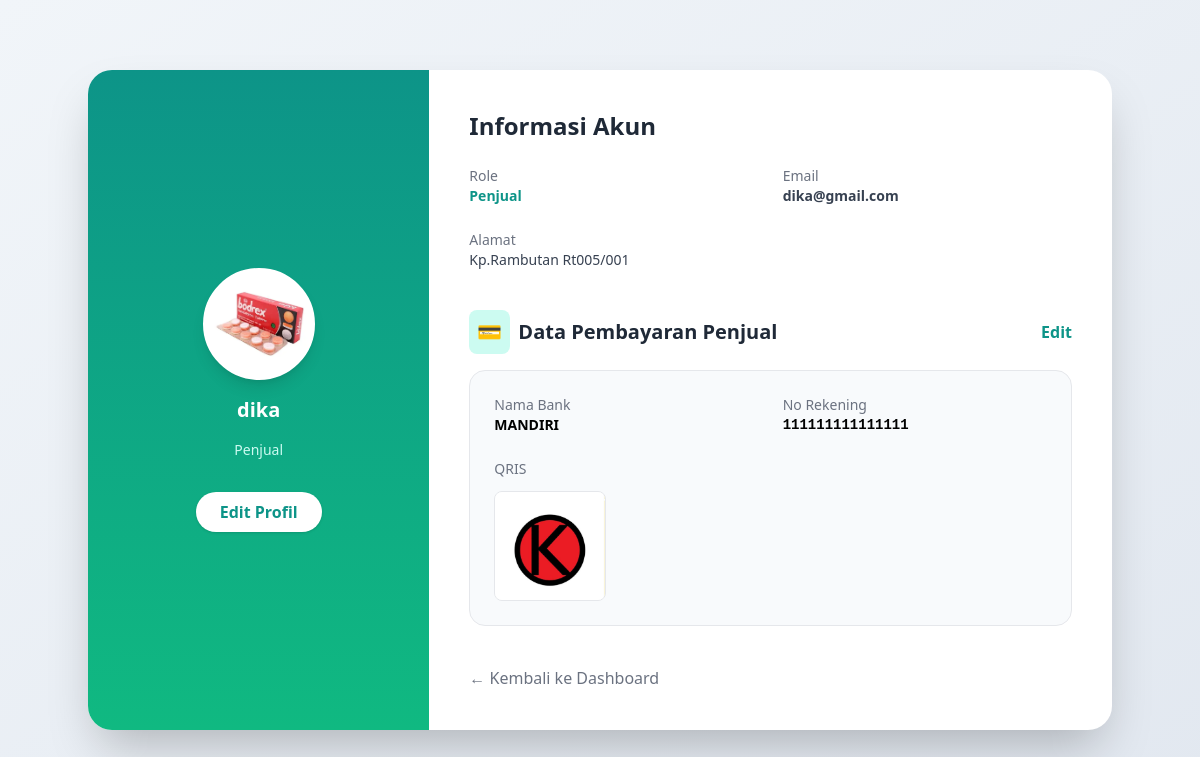
The app's page /profile.php (signed in) with its own data.
### tables this page shows
CREATE TABLE `penjual_profile` (
  `id` int NOT NULL,
  `user_id` int NOT NULL,
  `bank` varchar(50) NOT NULL,
  `no_rekening` varchar(50) NOT NULL,
  `qris` varchar(255) DEFAULT NULL,
  `created_at` timestamp NULL DEFAULT CURRENT_TIMESTAMP
);

### profile.php (the view, shortened to what this page needs)
<?php
include 'config/koneksi.php';
$user = $_SESSION['user'];
$uid  = (int) $user['id'];
$profilPenjual = null;
if ($user['role'] === 'penjual') {
    $profilPenjual = mysqli_fetch_assoc(mysqli_query($conn, "
        SELECT bank, no_rekening, qris
        FROM penjual_profile
        WHERE user_id = $uid
    "));
}
$baseUrl = '/';
switch ($user['role']) {
    case 'penjual':
        $dashboardUrl = $baseUrl . 'penjual/dashboard.php';
        break;
}
$foto = null;
if (!empty($user['foto'])) {
    $path = $user['foto'];
    if (file_exists($path)) {
        $foto = $baseUrl . $path;
    }
}
?>
<!DOCTYPE html>
<html lang="id">
<head>
    <script src="https://cdn.tailwindcss.com"></script>
</head>
<body class="bg-gradient-to-br from-slate-100 to-slate-200 min-h-screen flex items-center justify-center px-6">
<div class="bg-white rounded-3xl shadow-2xl w-full max-w-5xl overflow-hidden grid grid-cols-1 md:grid-cols-3">
<div class="bg-gradient-to-b from-teal-600 to-emerald-500 p-8 text-white
            flex flex-col items-center justify-center gap-4">
<?php if ($foto): ?>
    <img src="<?= htmlspecialchars($foto) ?>"
         class="w-28 h-28 rounded-full border-4 border-white shadow-lg
                object-cover bg-white">
<?php endif; ?>
    <h2 class="text-xl font-bold text-center">
        <?= htmlspecialchars($user['nama']) ?>
    </h2>
    <p class="text-teal-100 text-sm">
        <?= ucwords(str_replace('_', ' ', $user['role'])) ?>
    </p>
    <a href="edit_profile.php"
       class="mt-4 bg-white text-teal-600 px-6 py-2 rounded-full
              font-semibold shadow hover:bg-teal-50 transition">
        Edit Profil
    </a>
</div>
<div class="md:col-span-2 p-10">
<h3 class="text-2xl font-bold text-gray-800 mb-6">Informasi Akun</h3>
<div class="grid grid-cols-1 md:grid-cols-2 gap-6 text-sm text-gray-700">
    <div>
        <p class="text-gray-500">Role</p>
        <p class="font-semibold text-teal-600">
            <?= ucwords(str_replace('_', ' ', $user['role'])) ?>
        </p>
    </div>
    <div>
        <p class="text-gray-500">Email</p>
        <p class="font-semibold"><?= htmlspecialchars($user['email']) ?></p>
    </div>
    <div class="md:col-span-2">
        <p class="text-gray-500">Alamat</p>
        <p><?= htmlspecialchars($user['alamat'] ?? '-') ?></p>
    </div>
</div>
<?php if ($user['role'] === 'penjual'): ?>
<div class="mt-10">
<div class="flex items-center justify-between mb-4">
    <h3 class="text-xl font-bold text-gray-800 flex items-center gap-2">
        <span class="bg-teal-100 text-teal-600 p-2 rounded-lg">💳</span>
        Data Pembayaran Penjual
    </h3>
    <a href="/penjual/lengkapi_profil_penjual.php"
       class="text-teal-600 font-semibold hover:underline">
        Edit
    </a>
</div>
<div class="grid grid-cols-1 md:grid-cols-2 gap-6 bg-slate-50 rounded-2xl p-6 border text-sm">
    <div>
        <p class="text-gray-500">Nama Bank</p>
        <p class="font-semibold"><?= $profilPenjual['bank'] ?? '-' ?></p>
    </div>
    <div>
        <p class="text-gray-500">No Rekening</p>
        <p class="font-mono font-semibold"><?= $profilPenjual['no_rekening'] ?? '-' ?></p>
    </div>
    <div class="md:col-span-2">
        <p class="text-gray-500 mb-3">QRIS</p>
        <?php if (!empty($profilPenjual['qris'])): ?>
            <img src="/<?= $profilPenjual['qris'] ?>"
                 onclick="openQrisModal(this.src)"
                 class="w-28 cursor-pointer rounded-lg border hover:scale-105 transition">
        <?php else: ?>
            <span class="italic text-gray-400">QRIS belum diunggah</span>
        <?php endif; ?>
    </div>
</div>
</div>
<?php endif; ?>
<div class="mt-10">
    <a href="<?= $dashboardUrl ?>"
       class="text-gray-500 hover:text-teal-600 font-medium">
        ← Kembali ke Dashboard
    </a>
</div>
</div>
</div>
</body>
</html>

### records on screen
penjual_profile: bank "MANDIRI", no_rekening "111111111111111", qris (picture)

### other values on screen
$user['nama'] "dika"
str_replace('_', ' ', $user['role']) "Penjual"
$user['email'] "dika@gmail.com"
$user['alamat'] "Kp.Rambutan Rt005/001"
